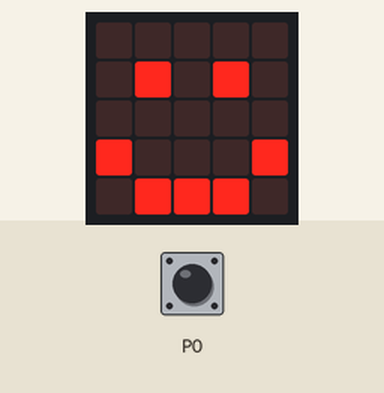
Recording of a program running on a simulated BBC micro:bit (MakeCode). Shown: the board's 5×5 LED display. Inputs (shaded band) come from the test bench. No radio messages arrive unless stated (any console line starting 'radio sent:' is added by the test bench); what the program prints to the serial console is not drawn.

Above: at 1.8 s.
1.9 s: touch pin P0 pressed for 0.75 s
At 2.9 s:
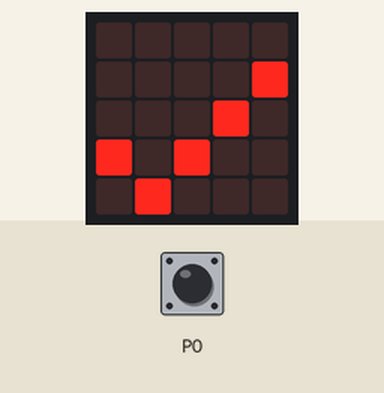
4.5 s: touch pin P0 pressed for 3.2 s
Timing chart, 0 to 7.5 s (numbered marks = the images above; inputs shaded):
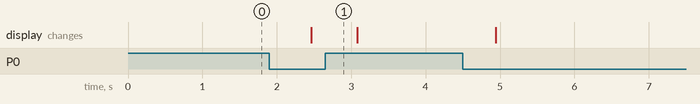

The program:

main.ts
```typescript
radio.setGroup(1)
basic.showIcon(IconNames.Happy)
basic.forever(function () {
    if (input.pinIsPressed(TouchPin.P0)) {
        basic.showIcon(IconNames.Yes)
        radio.sendNumber(1)
    } else {
        basic.showIcon(IconNames.Happy)
    }
})
```

test.ts
```typescript
// テストはここに来ます。このパッケージが拡張機能として使用されるときにはコンパイルされません。
```

Measured:
- after the input at 1.9 s, the display: changes after 0.56 s (image 1)
